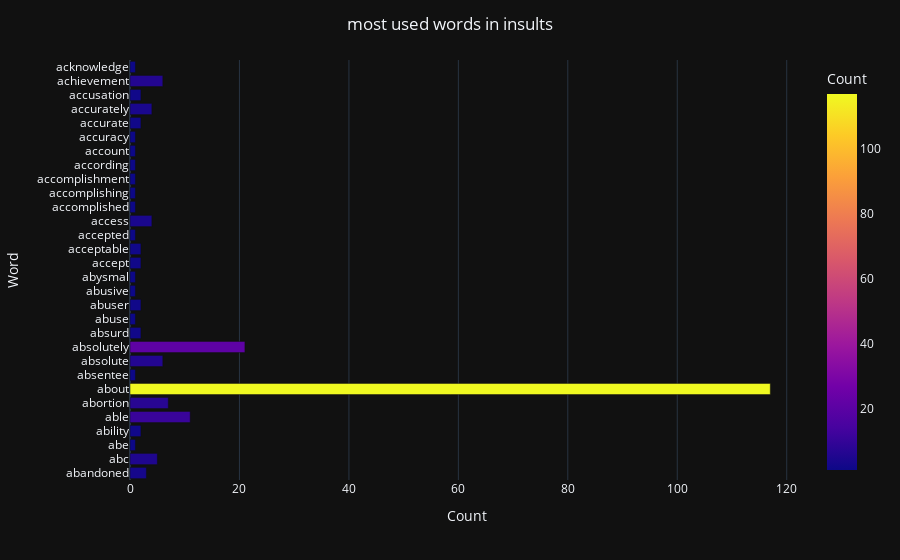

This figure's notebook cell:
### Code cell
fig = px.bar(count_df_insult.head(30),y='Word',x='Count',
             orientation='h',color='Count')
fig.update_layout(title_text='most used words in insults',title_x=0.5,
                  template='plotly_dark')
fig.show()

### Figure 1 — Plotly figure (JSON) as saved in the notebook; plotly's stock layout.template omitted (floating-point values rounded to 4 significant figures)
{"data": [{"alignmentgroup": "True", "hovertemplate": "Count=%{marker.color}<br>Word=%{y}<extra></extra>", "legendgroup": "", "marker": {"color": [3, 5, 1, 2, 11, 7, 117, 1, 6, 21, 2, 1, 2, 1, 1, 2, 2, 1, 4, 1, 1, 1, 1, 1, 1, 2, 4, 2, 6, 1], "coloraxis": "coloraxis", "pattern": {"shape": ""}}, "name": "", "offsetgroup": "", "orientation": "h", "showlegend": false, "textposition": "auto", "type": "bar", "x": [3, 5, 1, 2, 11, 7, 117, 1, 6, 21, 2, 1, 2, 1, 1, 2, 2, 1, 4, 1, 1, 1, 1, 1, 1, 2, 4, 2, 6, 1], "xaxis": "x", "y": ["abandoned", "abc", "abe", "ability", "able", "abortion", "about", "absentee", "absolute", "absolutely", "absurd", "abuse", "abuser", "abusive", "abysmal", "accept", "acceptable", "accepted", "access", "accomplished", "accomplishing", "accomplishment", "according", "account", "accuracy", "accurate", "accurately", "accusation", "achievement", "acknowledge"], "yaxis": "y"}], "layout": {"barmode": "relative", "coloraxis": {"colorbar": {"title": {"text": "Count"}}, "colorscale": [[0, "#0d0887"], [0.1111, "#46039f"], [0.2222, "#7201a8"], [0.3333, "#9c179e"], [0.4444, "#bd3786"], [0.5556, "#d8576b"], [0.6667, "#ed7953"], [0.7778, "#fb9f3a"], [0.8889, "#fdca26"], [1, "#f0f921"]]}, "legend": {"tracegroupgap": 0}, "margin": {"t": 60}, "title": {"text": "most used words in insults", "x": 0.5}, "xaxis": {"anchor": "y", "domain": [0, 1], "title": {"text": "Count"}}, "yaxis": {"anchor": "x", "domain": [0, 1], "title": {"text": "Word"}}}}
